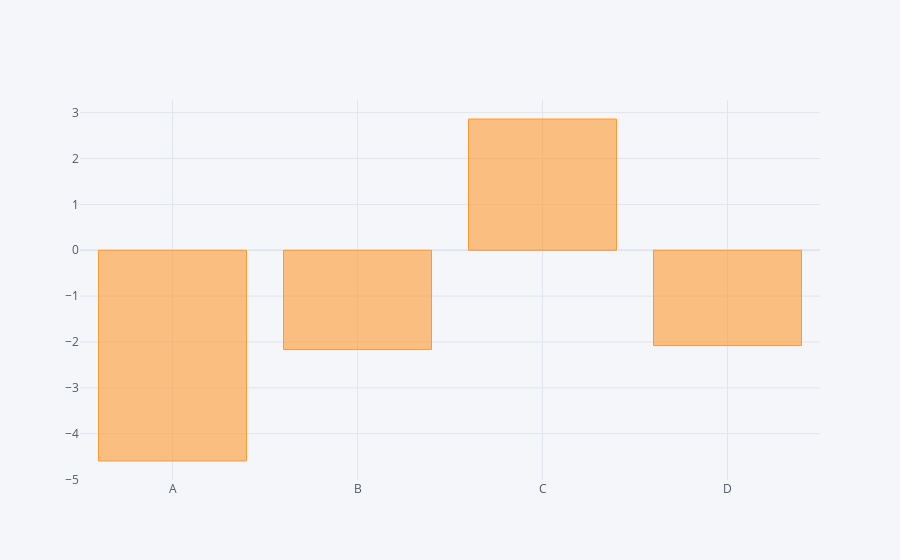

The notebook cell this image was saved under:
### Code cell
df.sum().iplot(kind='bar')

### Figure 1 — Plotly figure (JSON) as saved in the notebook; plotly's stock layout.template omitted (floating-point values rounded to 4 significant figures)
{"data": [{"marker": {"color": "rgba(255, 153, 51, 0.6)", "line": {"color": "rgba(255, 153, 51, 1.0)", "width": 1}}, "name": "None", "orientation": "v", "text": "", "type": "bar", "x": ["A", "B", "C", "D"], "y": [-4.594, -2.165, 2.862, -2.078]}], "layout": {"legend": {"bgcolor": "#F5F6F9", "font": {"color": "#4D5663"}}, "paper_bgcolor": "#F5F6F9", "plot_bgcolor": "#F5F6F9", "title": {"font": {"color": "#4D5663"}}, "xaxis": {"gridcolor": "#E1E5ED", "showgrid": true, "tickfont": {"color": "#4D5663"}, "title": {"font": {"color": "#4D5663"}, "text": ""}, "zerolinecolor": "#E1E5ED"}, "yaxis": {"gridcolor": "#E1E5ED", "showgrid": true, "tickfont": {"color": "#4D5663"}, "title": {"font": {"color": "#4D5663"}, "text": ""}, "zerolinecolor": "#E1E5ED"}}}
